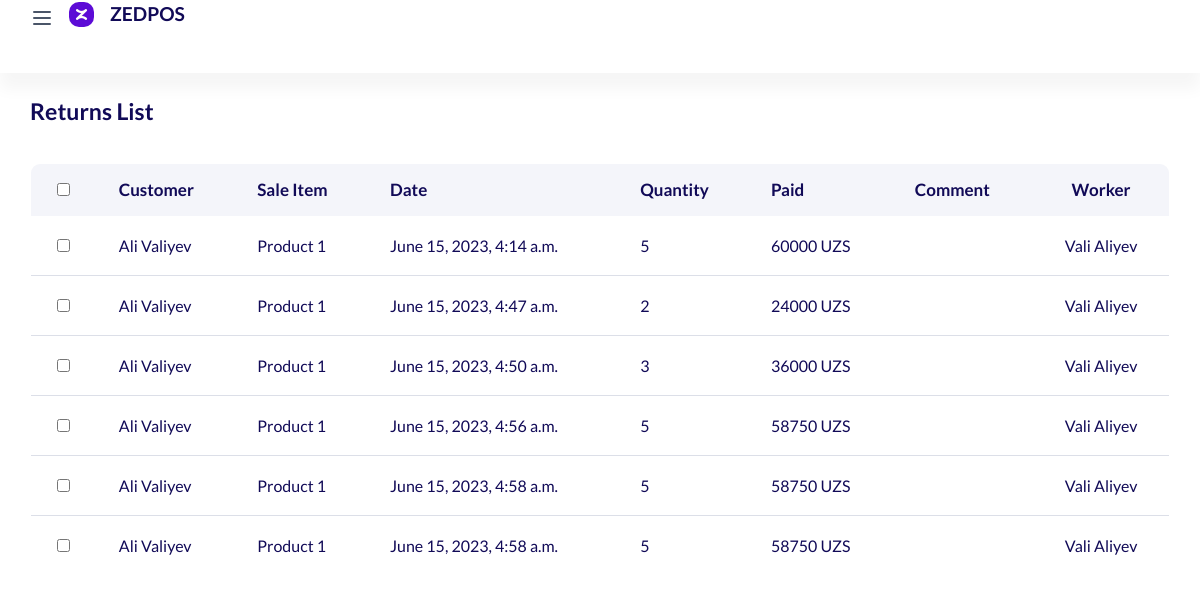
/sale/return/, run on the app's committed database.
### sell/models.py (models this page shows, shortened)
class Return(models.Model):
    customer = models.ForeignKey(Client, on_delete=models.SET_NULL, null=True)
    sellitem = models.ForeignKey(SellItem, on_delete=models.SET_NULL, null=True)
    date = models.DateTimeField(auto_now_add=True)
    paid = models.IntegerField()
    quantity = models.IntegerField(null=True)
    worker = models.ForeignKey(Worker, on_delete=models.SET_NULL, null=True)

class SellItem(models.Model):
    sell_id = models.ForeignKey(Sell, on_delete=models.CASCADE)
    product = models.ForeignKey(Product, on_delete=models.SET_NULL, null=True)
    date = models.DateTimeField(null=True, blank=True)
    discount = models.IntegerField(null=True)
    quantity = models.FloatField()

### clients/models.py (models this page shows)
class Client(models.Model):
    first_name = models.CharField(("First name"), max_length=50)
    last_name = models.CharField(("Last name"), max_length=50)
    p_num = models.CharField(("Phone number"), max_length=20)
    debt = models.IntegerField(("Debt"), null=True, blank=True, default=0)
    def __str__(self):
        return f'{self.first_name} {self.last_name}'

### product/models.py (models this page shows)
class Product(models.Model):
    code = models.IntegerField(null=True)
    name = models.CharField(max_length=50)
    arrival_price = models.IntegerField()
    price = models.IntegerField()
    measure = models.ForeignKey(Measure, on_delete=models.SET_NULL, null=True)
    quantity = models.FloatField(null=True)
    is_active = models.BooleanField(default=True)
    count = models.IntegerField(null=True, blank=True, default=0)
    def __str__(self):
        return self.name

### accounts/models.py (models this page shows)
class Worker(models.Model):
    first_name = models.CharField(max_length=100)
    last_name = models.CharField(max_length=100)
    ph_number = models.CharField(("Phone number"), max_length=50)

### sell/views.py (the view)
# urls.py: path('return/', return_list),
def return_list(request):
    data = {
        "items": Return.objects.all()
    }
    return render(request, "sale/list-returns.html", data)

### templates/sale/list-returns.html (shortened to what this page needs)
<!doctype html>
{% load static %}
<html lang="en">
  <head>
      <link rel="stylesheet" href="{% static 'assets/css/backend-plugin.min.css' %}">
      <link rel="stylesheet" href="{% static 'assets/css/backend.css' %}">
      <link rel="stylesheet" href="{% static 'assets/css/css.css' %}">
      <link rel="stylesheet" href="{% static 'assets/vendor/@fortawesome/fontawesome-free/css/all.min.css' %}">
      <link rel="stylesheet" href="{% static 'assets/vendor/line-awesome/dist/line-awesome/css/line-awesome.min.css' %}">
      <link rel="stylesheet" href="{% static 'assets/vendor/remixicon/fonts/remixicon.css' %}">  </head>
  <body class="  ">
    <div class="wrapper">
                <div class="iq-top-navbar">
          <div class="iq-navbar-custom">
              <nav class="navbar navbar-expand-lg navbar-light p-0">
                  <div class="iq-navbar-logo d-flex align-items-center justify-content-between">
                      <i class=" wrapper-menu"><?xml version="1.0" ?><svg fill="none" height="24" viewBox="0 0 24 24" width="24" xmlns="http://www.w3.org/2000/svg"><path d="M4 6H20M4 12H20M4 18H20" stroke="#4A5568" stroke-linecap="round" stroke-linejoin="round" stroke-width="2"/></svg></i>
                      <a href="/" class="header-logo">
                          <img src="{% static 'zed.png' %}" class="img-fluid rounded-normal" alt="logo">
                          <h5 class="logo-title ml-3">ZEDPOS</h5>
                      </a>
                  </div>
              </nav>
          </div>
      </div>
      <div class="content-page">
     <div class="container-fluid">
        <div class="row">
            <div class="col-lg-12">
                <div class="d-flex flex-wrap flex-wrap align-items-center justify-content-between mb-4">
                    <div>
                        <h4 class="mb-3">Returns List</h4>
                    </div>
                </div>
            </div>
            <div class="col-lg-12">
                <div class="table-responsive rounded mb-3">
                <table class="data-table table mb-0 tbl-server-info">
                    <thead class="bg-white text-uppercase">
                        <tr class="ligth ligth-data">
                            <th>
                                <div class="checkbox d-inline-block">
                                    <input type="checkbox" class="checkbox-input" id="checkbox1">
                                </div>
                            </th>
                            <th>Customer</th>
                            <th>Sale item</th>
                            <th>Date</th>
                            <th>Quantity</th>
                            <th>Paid</th>
                            <th>Comment</th>
                            <th>Worker</th>
                        </tr>
                    </thead>
                    <tbody class="ligth-body">
                    {% for p in items %}
                        <tr>
                            <td>
                                <div class="checkbox d-inline-block">
                                    <input type="checkbox" class="checkbox-input" id="checkbox2">
                                </div>
                            </td>
                            <td>
                                <div class="d-flex align-items-center">
                                    <div>
                                        {{ p.customer }}
                                    </div>
                                </div>
                            </td>
                            <td class="filter">{{ p.sellitem.product }}</td>
                            <td>{{ p.date }}</td>
                            <td>{{ p.quantity }}</td>
                            <td>{{ p.paid }} UZS</td>
                            <td>{{ p.comment }}</td>
                            <td>{{ p.worker.first_name }} {{ p.worker.last_name }}</td>
                        </tr>
                    {% endfor %}
                    </tbody>
                </table>
                </div>
            </div>
        </div>
    </div>
  </body>
</html>

### data on the page
Return: customer "Ali Valiyev", sellitem.product "Product 1", date "June 15, 2023, 4:14 a.m.", quantity "5", paid "60000", worker.first_name "Vali", worker.last_name "Aliyev"
Return: customer "Ali Valiyev", sellitem.product "Product 1", date "June 15, 2023, 4:47 a.m.", quantity "2", paid "24000", worker.first_name "Vali", worker.last_name "Aliyev"
Return: customer "Ali Valiyev", sellitem.product "Product 1", date "June 15, 2023, 4:50 a.m.", quantity "3", paid "36000", worker.first_name "Vali", worker.last_name "Aliyev"
Return: customer "Ali Valiyev", sellitem.product "Product 1", date "June 15, 2023, 4:56 a.m.", quantity "5", paid "58750", worker.first_name "Vali", worker.last_name "Aliyev"
Return: customer "Ali Valiyev", sellitem.product "Product 1", date "June 15, 2023, 4:58 a.m.", quantity "5", paid "58750", worker.first_name "Vali", worker.last_name "Aliyev"
Return: customer "Ali Valiyev", sellitem.product "Product 1", date "June 15, 2023, 4:58 a.m.", quantity "5", paid "58750", worker.first_name "Vali", worker.last_name "Aliyev"
